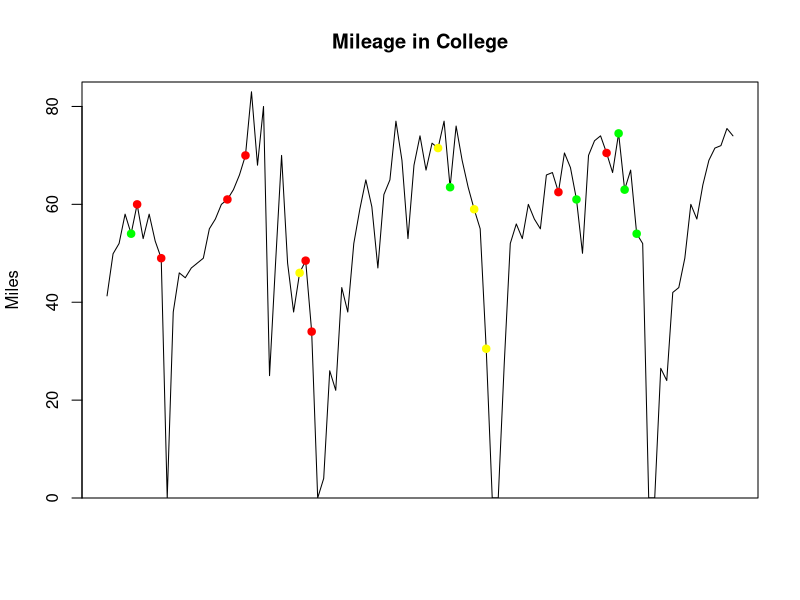

R code for this plot:
data <- read.table("data.txt", header = T)

miles <- as.vector(data$Miles)

feelings <- as.vector(data$Feeling)

good <- feelings == "Good"
bad <- feelings == "Bad"
meh <- feelings == "Meh"

good[good == FALSE] <- NA
bad[bad == FALSE] <- NA
meh[meh == FALSE] <- NA


plot(miles, xlab="", ylab="Miles", type="n", main="Mileage in College", xaxt='n', 
     yaxs="i", ylim = range(0:85))
lines(miles)
points(miles[bad], pch = 21, col="red", bg="red")
points(miles[good], pch = 21, col="green", bg="green")
points(miles[meh], pch = 21, col="yellow", bg="yellow")
